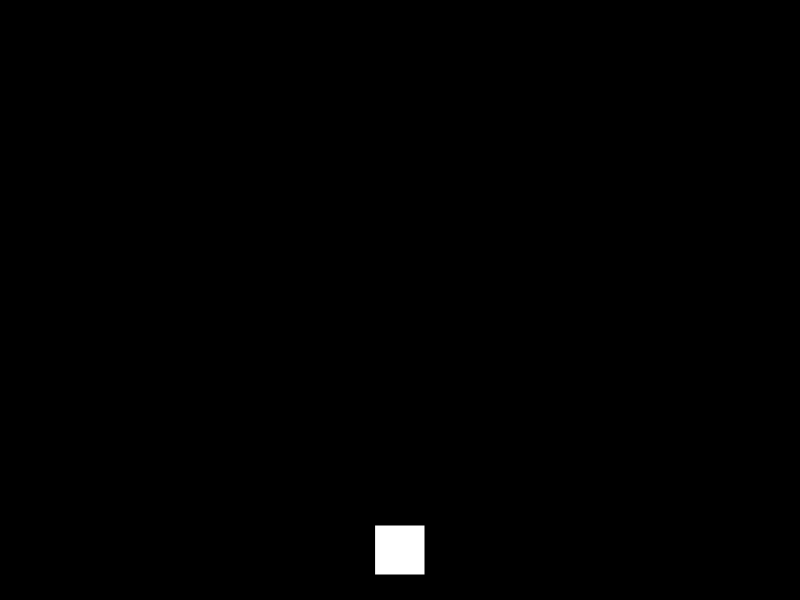
Frame 1 (no input)
Frame 60 (no input): identical to frame 1, image omitted
Frame 120 (the mouse pressed at the canvas centre since frame 60): identical to frame 1, image omitted

The p5.js sketch that drew this single still picture (run headless with seeded random() and noise() and a simulated clock; from frame 60 on, the mouse is pressed at the canvas centre):

// p5.js sketch
// ── sketch.js
let frog;

function setup() {
  createCanvas(800, 600);
  frog = new Frog();
}

function draw() {
  background(0);


  frog.update();
  frog.show();
}

function keyPressed() {
  if (keyCode === LEFT_ARROW) {
    frog.x -= 50;
  } else if (keyCode === RIGHT_ARROW) {
    frog.x += 50;
  } else if (keyCode === UP_ARROW) {
    frog.y -= 50;
  } else if (keyCode === DOWN_ARROW) {
    frog.y += 50;
  }
}
// ── Frog.js
class Frog {
    constructor() {
        this.x = width / 2;
        this.y = height / 12 * 11;
    }
    update() {
        if (this.x < 45) {
            this.x = 50;
        }
        if (this.x > width - 45) {
            this.x = width - 50;
        }
        if (this.y > height / 12 * 11) {
            this.y = height / 12 * 11;
        }
        if (this.y < 0 + 45) {
            this.y = height / 12 * 11 - (500);
        }

    }

    show() {
        rectMode(CENTER);
        rect(this.x, this.y, 50, 50);
    }
}
